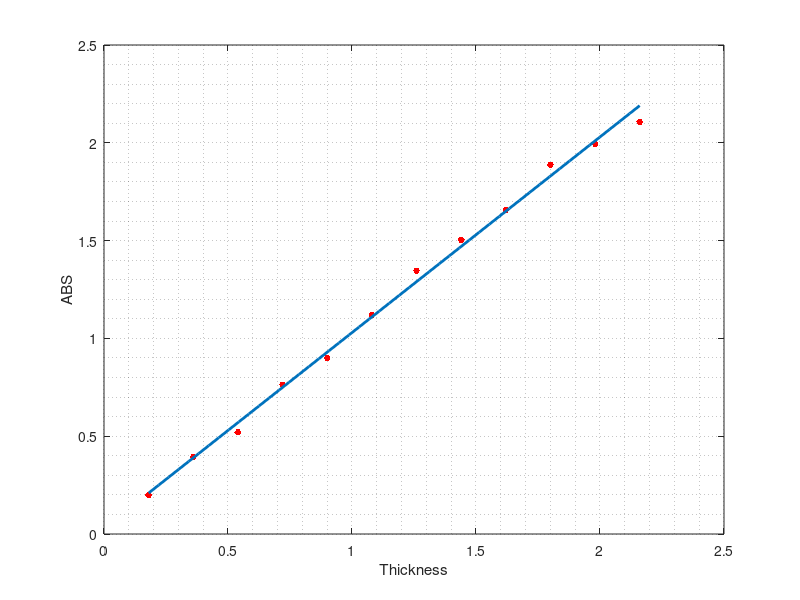
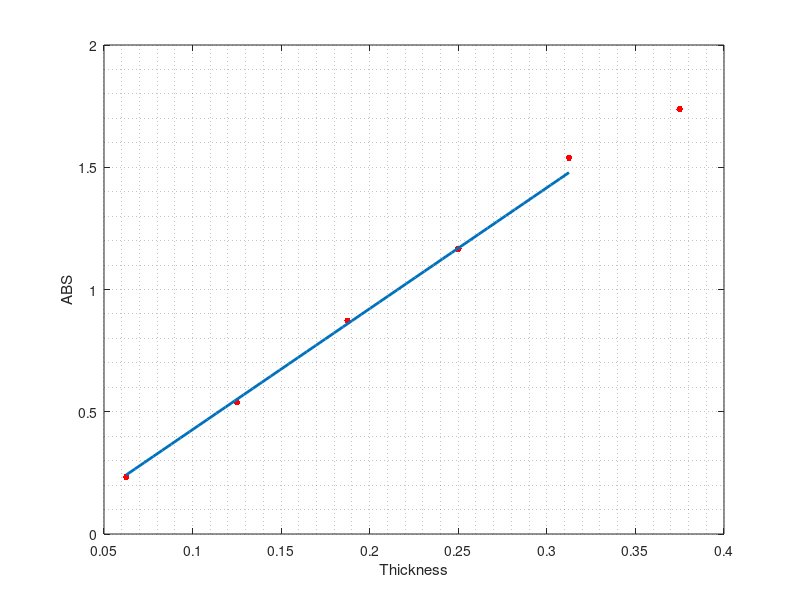
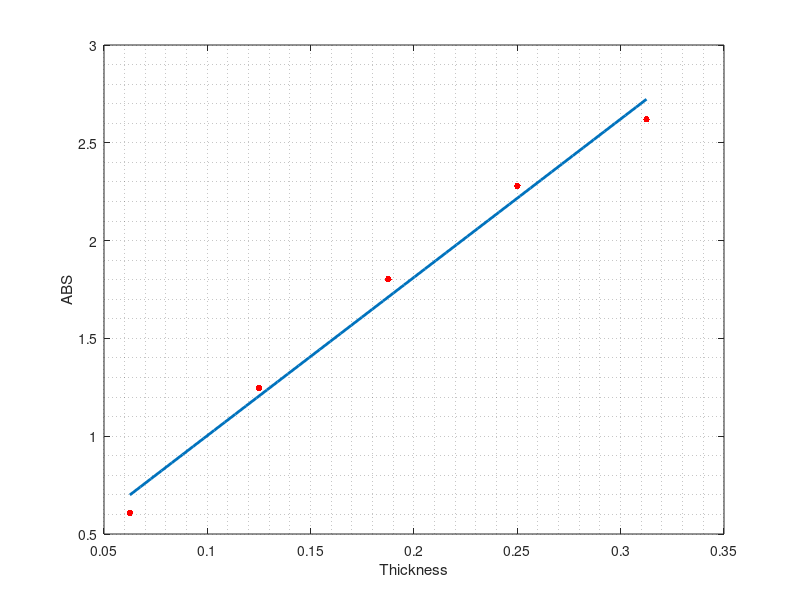
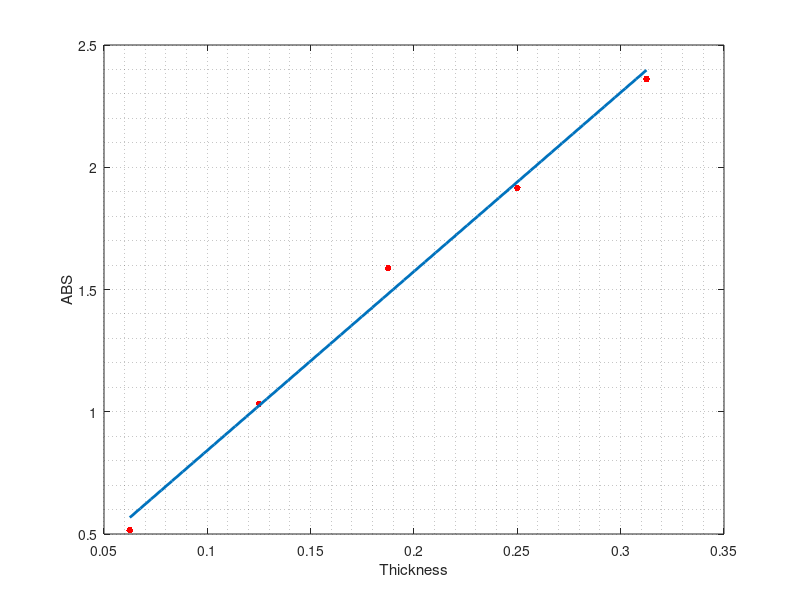

Recreate these plots in MATLAB, in order.
Mt = csvread("Data/transparent.csv");
Mr = csvread("Data/red.csv");
Mg = csvread("Data/green.csv");
Mb = csvread("Data/blue.csv");
My = csvread("Data/yellow.csv");

Y1 = linspace(Mt(1,2),Mt(end,2),50);
Y2 = linspace(Mb(1,2),Mb(end,2),50);
#{
Output linear coefficient A of specific color
next is delta A of specific color
last is Alfa of specific color
#}
#-------------------------------------------------------------

[pT, s]= polyfit(Mt(1:end,2),Mt(1:end,1), 1);
PolyT = polyval(pT, Y1, 50);
At = pT
DeltaAt = sqrt (diag (s.C)/s.df)*s.normr
AlfaT = At(1)/0.434294
figure(1);
plot(Mt(1:end,2),Mt(1:end,1),".r","markersize",15,
    Y1 ,PolyT,"linewidth",2);
grid minor on
xlabel("Thickness");
ylabel("ABS");
print ("Plots/Transparent.pdf")
close()

#-------------------------------------------------------------

[pT, s]= polyfit(Mr(1:end,2),Mr(1:end,1), 1);
PolyT = polyval(pT, Y2);
Ar = pT
DeltaAr = sqrt (diag (s.C)/s.df)*s.normr
AlfaR = Ar(1)/0.434294

figure(2);
plot(Mr(1:end,2),Mr(1:end,1),".r","markersize",15,
    Y2,PolyT,"linewidth",2);
grid minor on
xlabel("Thickness");
ylabel("ABS");
print (strcat("Plots/Red.pdf"))
close()

#-------------------------------------------------------------

[pT,s] = polyfit(Mg(1:end,2),Mg(1:end,1), 1);
PolyT = polyval(pT, Y2);
Ag = pT
DeltaAg = sqrt (diag (s.C)/s.df)*s.normr
AlfaG = Ag(1)/0.434294

figure(3);
plot(Mg(1:end,2),Mg(1:end,1),".r","markersize",15,
    Y2,PolyT,"linewidth",2);
grid minor on
xlabel("Thickness");
ylabel("ABS");
print (strcat("Plots/Green.pdf"))
close()

#-------------------------------------------------------------

[pT,s] = polyfit(Mb(1:end,2),Mb(1:end,1), 1);
PolyT = polyval(pT, Y2, 50);
Ab = pT
DeltaAb = sqrt (diag (s.C)/s.df)*s.normr
AlfaB = Ab(1)/0.434294

figure(4);
plot(Mb(1:end,2),Mb(1:end,1),".r","markersize",15,
    Y2,PolyT,"linewidth",2);
grid minor on
xlabel("Thickness");
ylabel("ABS");
print (strcat("Plots/Blue.pdf"))
close()

#-------------------------------------------------------------

[pT,s] = polyfit(My(1:end,2),My(1:end,1), 1);
PolyT = polyval(pT, Y2);
Ay = pT
DeltaAy = sqrt (diag (s.C)/s.df)*s.normr
AlfaY = Ay(1)/0.434294

figure(5);
plot(My(1:end,2),My(1:end,1),".r","markersize",15,
    Y2,PolyT,"linewidth",2);
grid minor on
xlabel("Thickness");
ylabel("ABS");
print (strcat("Plots/Yellow.pdf"))
close()
